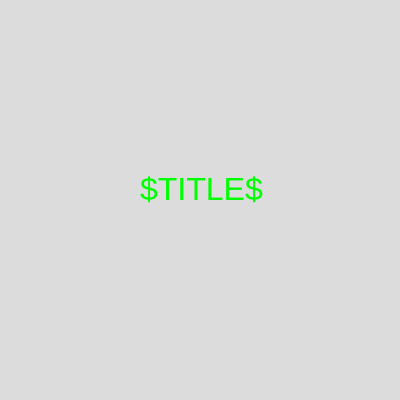
Frame 1 (no input)
Frame 60 (no input): identical to frame 1, image omitted
Frame 120 (the mouse pressed at the canvas centre since frame 60): identical to frame 1, image omitted

The p5.js sketch that drew this single still picture (run headless with seeded random() and noise() and a simulated clock; from frame 60 on, the mouse is pressed at the canvas centre):

// p5.js sketch
// ── sketch.js
function setup() {
	createCanvas(400, 400);
}
  
function draw() {
	background(220);
	textSize(32)
	fill(0,255,0)
	text("$TITLE$", width/2 - 60, height/2)
}
